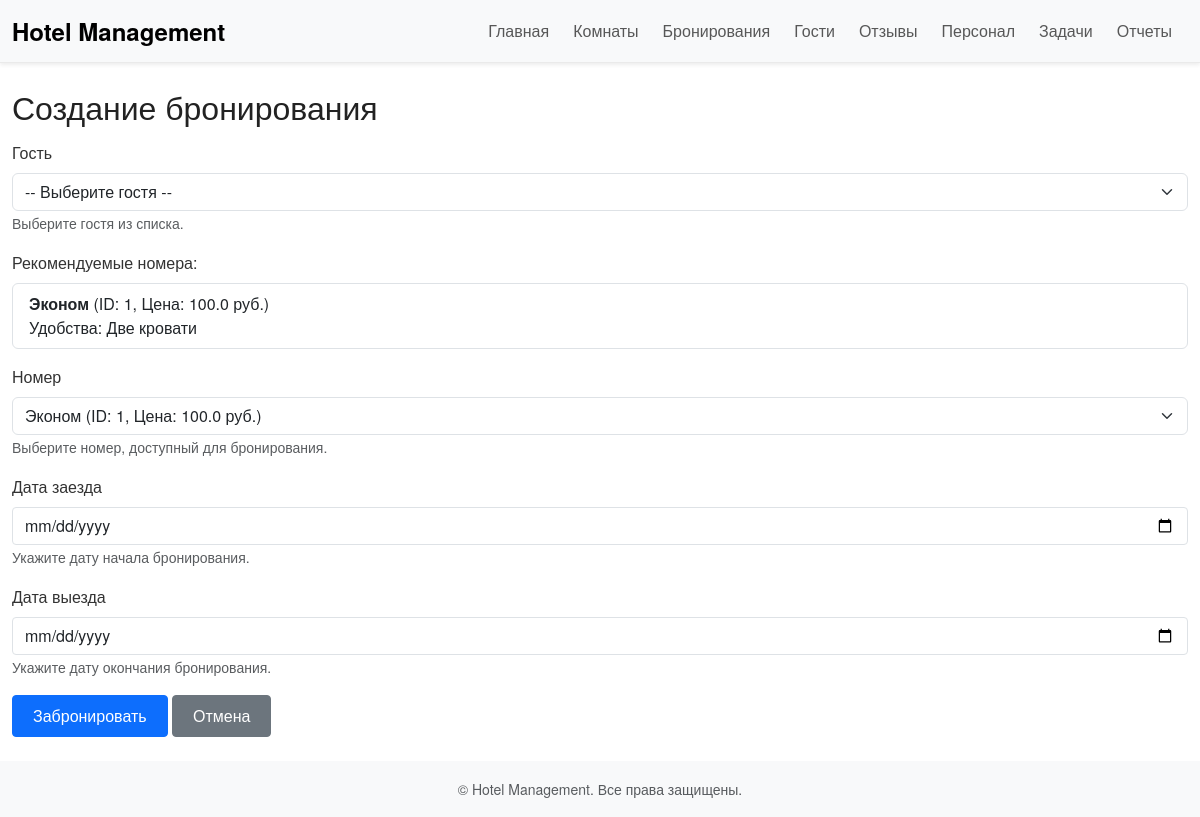
The page /bookings/add on the database as committed earlier.
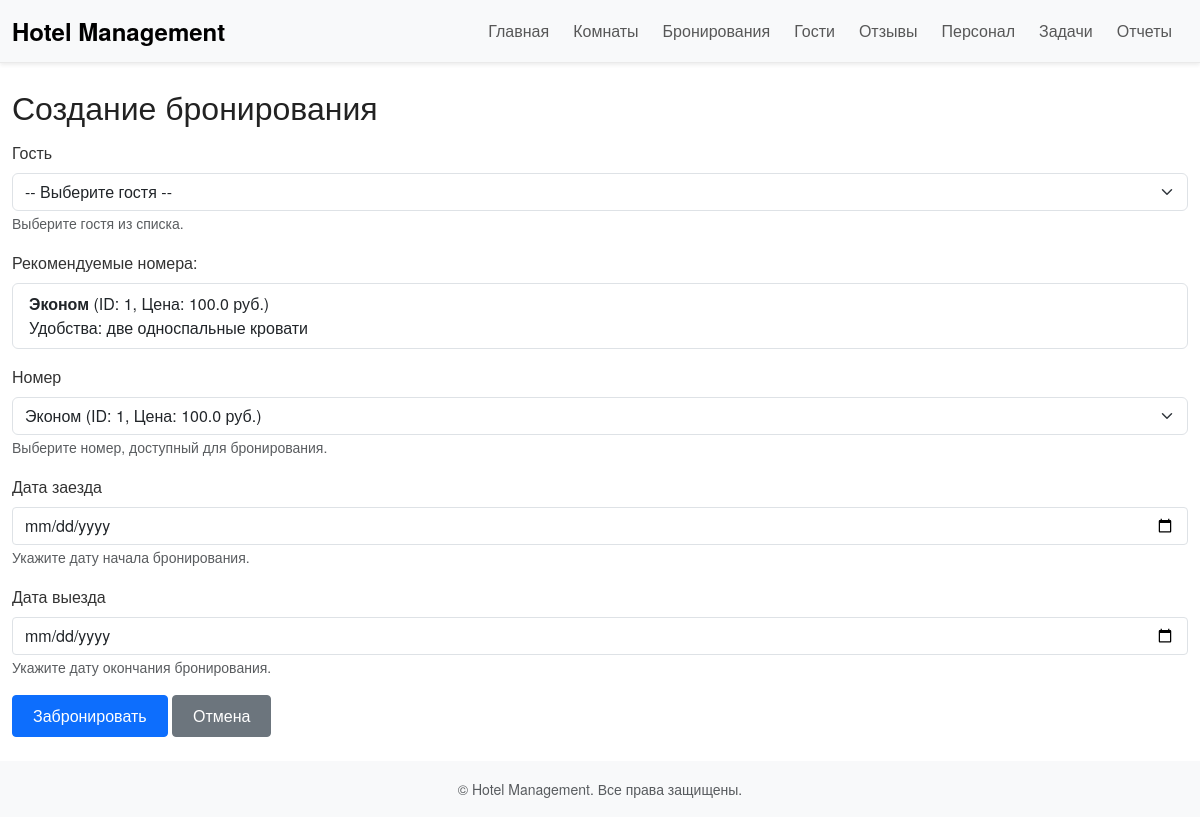
The same page on the database as committed later.
### tables this page shows
CREATE TABLE rooms (
            id INTEGER PRIMARY KEY AUTOINCREMENT,
            type TEXT NOT NULL,
            capacity INTEGER,
            amenities TEXT,
            price REAL,
            photo TEXT,           -- путь к файлу фотографии
            available INTEGER DEFAULT 1
        );

### app.py (the view, shortened to what this page needs)
@app.route('/bookings/add', methods=['GET', 'POST'])
def add_booking():
    conn = get_db_connection()
    guests = conn.execute('SELECT * FROM guests').fetchall()
    rooms = conn.execute('SELECT * FROM rooms WHERE available = 1').fetchall()
    guest_id = request.args.get('guest_id', type=int)
    if guest_id is None:
        guest_id = 1
    recommendations = get_recommendations(guest_id)
    conn.close()
    return render_template('add_booking.html', guests=guests, rooms=rooms, recommendations=recommendations)

### app.py (called while the page is built)
def get_db_connection():
    conn = sqlite3.connect(DATABASE)
    conn.row_factory = sqlite3.Row  # позволит обращаться по именам столбцов
    return conn

### templates/add_booking.html (shortened to what this page needs)
{% extends 'base.html' %}
{% block content %}
<h2>Создание бронирования</h2>
<form action="{{ url_for('add_booking') }}" method="post">
  <div class="mb-3">
    <label for="guest_id" class="form-label">Гость</label>
    <select name="guest_id" id="guest_id" class="form-select" required>
      <option value="">-- Выберите гостя --</option>
    </select>
    <small class="form-text text-muted">Выберите гостя из списка.</small>
  </div>
  <div id="recommendations-container" class="mb-3">
    {% if recommendations %}
    <label class="form-label">Рекомендуемые номера:</label>
    <ul class="list-group" id="recommendations-list">
      {% for room in recommendations %}
      <li class="list-group-item">
        <strong>{{ room['type'] }}</strong> (ID: {{ room['id'] }}, Цена: {{ room['price'] }} руб.)
        <br>
        Удобства: {{ room['amenities'] }}
      </li>
      {% endfor %}
    </ul>
    {% else %}
    <p class="text-muted" id="no-recommendations">Рекомендации для этого гостя отсутствуют.</p>
    {% endif %}
  </div>
  <div class="mb-3">
    <label for="room_id" class="form-label">Номер</label>
    <select name="room_id" id="room_id" class="form-select" required>
      {% for room in rooms %}
      <option value="{{ room['id'] }}">{{ room['type'] }} (ID: {{ room['id'] }}, Цена: {{ room['price'] }} руб.)</option>
      {% endfor %}
    </select>
    <small class="form-text text-muted">Выберите номер, доступный для бронирования.</small>
  </div>
  <div class="mb-3">
    <label for="start_date" class="form-label">Дата заезда</label>
    <input type="date" name="start_date" id="start_date" class="form-control" required>
    <small class="form-text text-muted">Укажите дату начала бронирования.</small>
  </div>
  <div class="mb-3">
    <label for="end_date" class="form-label">Дата выезда</label>
    <input type="date" name="end_date" id="end_date" class="form-control" required>
    <small class="form-text text-muted">Укажите дату окончания бронирования.</small>
  </div>
  <button type="submit" class="btn btn-primary">Забронировать</button>
  <a href="{{ url_for('list_bookings') }}" class="btn btn-secondary">Отмена</a>
</form>
{% endblock %}

Rows that differ between the two databases and show on the page:
changed rooms "Эконом": amenities "Две кровати" → "две односпальные кровати"
